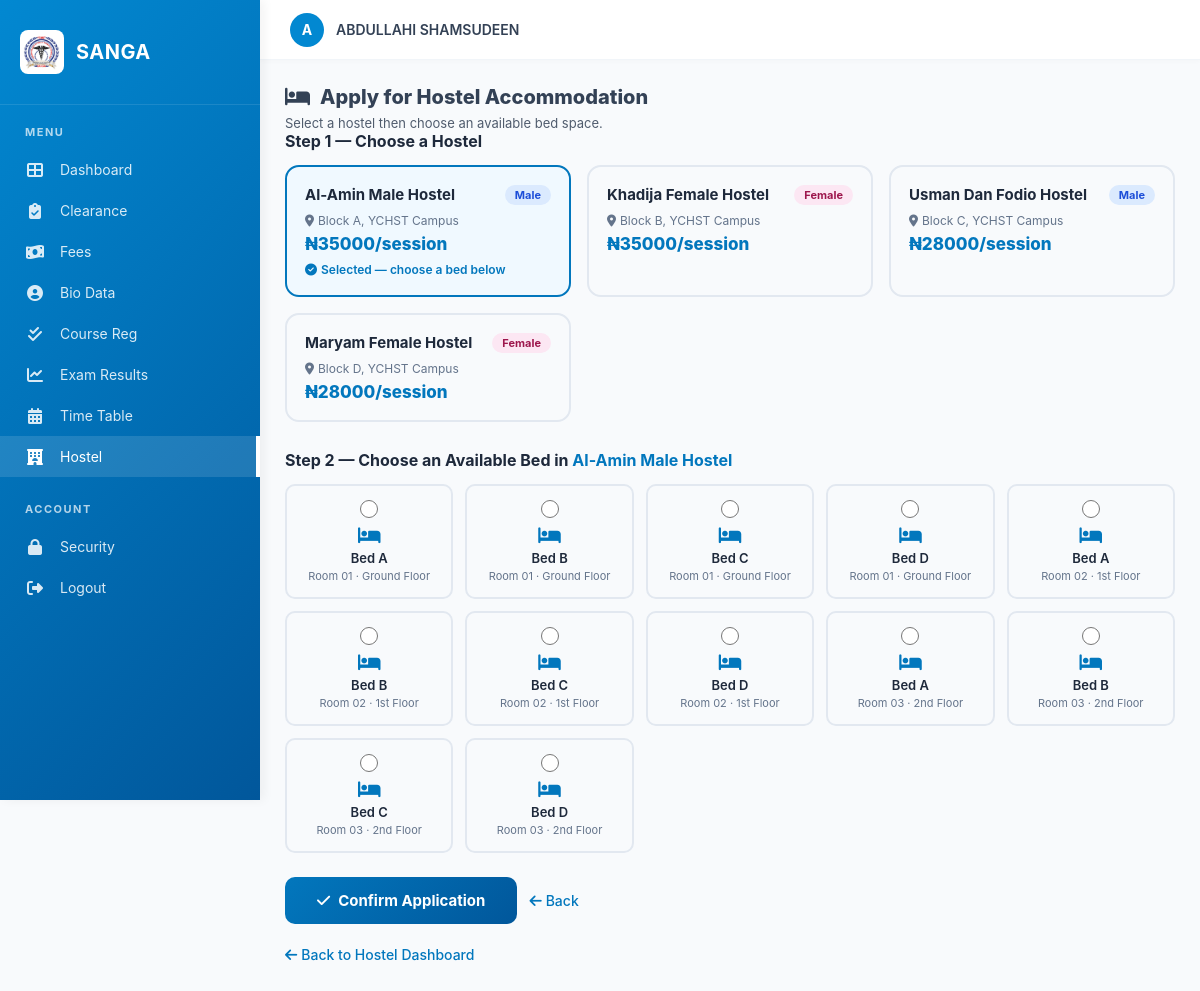
The page /hostel/apply/?hostel=1 (signed in) on the database its author committed.
### accounts/models.py (models this page shows, shortened)
class User(AbstractUser):
    ROLE_CHOICES = [
        ('student', 'Student'),
        ('applicant', 'Applicant'),
        ('lecturer', 'Lecturer'),
        ('practical_master', 'Practical Master'),
        ('hod', 'Head of Department'),
        ('hod_coordinator', 'HOD Coordinator'),
        ('dean_students_affairs', 'Dean of Students Affairs'),
        ('deputy_dean_students_affairs', 'Deputy Dean of Students Affairs'),
        ('academic_secretary', 'Academic Secretary'),
        ('provost', 'Provost'),
        ('registrar', 'Registrar'),
        ('deputy_registrar', 'Deputy Registrar'),
        ('exams_officer', 'Exams & Records Officer'),
        ('admin_officer', 'Admin Officer'),
        ('bursary', 'Bursar'),
        ('liaison_officer', 'Liaison Officer'),
        ('hostel_admin', 'Hostel Administrator'),
        ('ict_director', 'ICT Director'),
        ('director', 'Director'),
    ]
    ROLE_BADGE_COLORS = {
        'student': 'blue',
        'applicant': 'cyan',
        'lecturer': 'teal',
        'practical_master': 'emerald',
        'hod': 'indigo',
        'hod_coordinator': 'violet',
        'dean_students_affairs': 'red',
        'deputy_dean_students_affairs': 'pink',
        'academic_secretary': 'amber',
        'provost': 'orange',
        'registrar': 'green',
        'deputy_registrar': 'lime',
        'exams_officer': 'purple',
        'admin_officer': 'sky',
        'bursary': 'yellow',
        'liaison_officer': 'cyan',
        'hostel_admin': 'orange',
        'ict_director': 'slate',
        'director': 'black',
    }
    username = models.CharField(
        _('username'),
        max_length=50,
        unique=True,
        help_text=_('Required. 50 characters or fewer. Matric number for students.'),
        validators=[],  # Remove default validator to allow matric number format
        error_messages={
            'unique': _("A user with that username already exists."),
        },
    )
    role = models.CharField(
        max_length=30,
        choices=ROLE_CHOICES,
        default='student',
        help_text="User role in the system"
    )
    must_change_password = models.BooleanField(
        default=False,
        help_text="Force user to change password on next login"
    )
    failed_login_attempts = models.PositiveIntegerField(default=0)
    account_locked_until = models.DateTimeField(null=True, blank=True)
    last_login_ip = models.GenericIPAddressField(null=True, blank=True)
    phone_regex = RegexValidator(
        regex=r'^\+?1?\d{9,15}$',
        message="Phone number must be entered in the format: '+999999999'. Up to 15 digits allowed."
    )
    phone_number = models.CharField(
        validators=[phone_regex],
        max_length=17,
        blank=True,
        help_text="Phone number in international format"
    )
    GENDER_CHOICES = [
        ('male', 'Male'),
        ('female', 'Female'),
        ('other', 'Other'),
    ]
    gender = models.CharField(
        max_length=10,
        choices=GENDER_CHOICES,
        blank=True,
        null=True
    )
    date_of_birth = models.DateField(null=True, blank=True)
    address = models.TextField(blank=True)
    profile_picture = models.ImageField(
        upload_to='profile_pictures/',
        null=True,
        blank=True
    )
    is_otp_verified = models.BooleanField(default=False)
    otp_secret = models.CharField(max_length=32, blank=True, null=True)
    two_fa_enabled = models.BooleanField(default=False)
    THEME_CHOICES = [('light', 'Light'), ('dark', 'Dark')]
    theme_preference = models.CharField(
        max_length=10, choices=THEME_CHOICES, default='light'
    )
    created_at = models.DateTimeField(auto_now_add=True)
    updated_at = models.DateTimeField(auto_now=True)
    class Meta:
        verbose_name = 'User'
        verbose_name_plural = 'Users'
    def get_role_display(self):
        return dict(self.ROLE_CHOICES).get(self.role, self.role)
    def get_role_badge_color(self):
        return self.ROLE_BADGE_COLORS.get(self.role, 'gray')
    @property
    def is_locked(self):
        if self.account_locked_until and self.account_locked_until > timezone.now():
            return True
        return False

### hostels/models.py (models this page shows, shortened)
class Hostel(models.Model):
    GENDER_CHOICES = [
        ('male', 'Male'),
        ('female', 'Female'),
    ]
    name = models.CharField(max_length=100)
    gender_category = models.CharField(max_length=10, choices=GENDER_CHOICES)
    location = models.CharField(max_length=200, blank=True)
    description = models.TextField(blank=True)
    price_per_session = models.DecimalField(max_digits=12, decimal_places=2, default=25000.00)
    created_at = models.DateTimeField(auto_now_add=True)

class BedSpace(models.Model):
    room = models.ForeignKey(Room, on_delete=models.CASCADE, related_name='bed_spaces')
    bed_identifier = models.CharField(max_length=10, help_text="e.g. Bed A, Bed B")
    is_available = models.BooleanField(default=True)

class Room(models.Model):
    hostel = models.ForeignKey(Hostel, on_delete=models.CASCADE, related_name='rooms')
    room_number = models.CharField(max_length=20)
    floor = models.CharField(max_length=20, blank=True)
    capacity = models.PositiveIntegerField(default=4)

### hostels/views.py (the view, shortened to what this page needs)
# urls.py: path('apply/', views.apply_for_bed, name='apply_allocation'),
@login_required
def apply_for_bed(request):
    user = request.user
    if HostelAllocation.objects.filter(
        student=user, status__in=['pending_payment', 'paid']
    ).exists():
        messages.warning(request, 'You already have an active hostel allocation.')
        return redirect('hostels:student_dashboard')
    hostel_id = request.GET.get('hostel')
    selected_hostel = None
    available_beds = []
    if hostel_id:
        selected_hostel = get_object_or_404(Hostel, pk=hostel_id)
        occupied_bed_ids = HostelAllocation.objects.filter(
            status__in=['pending_payment', 'paid']
        ).values_list('bed_space_id', flat=True)
        available_beds = BedSpace.objects.filter(
            room__hostel=selected_hostel,
            is_available=True,
        ).exclude(id__in=occupied_bed_ids).select_related('room')
    hostels = Hostel.objects.all()
    context = {
        'page_title': 'Apply for Hostel Accommodation',
        'hostels': hostels,
        'selected_hostel': selected_hostel,
        'available_beds': available_beds,
    }
    return render(request, 'hostels/apply.html', context)

### templates/hostels/apply.html (shortened to what this page needs)
{% extends 'base_student.html' %}
{% load static %}
{% block content %}
<div class="step-header">
  <h2 style="margin:0 0 6px;font-size:20px;font-weight:800;">
    <i class="fas fa-bed" style="margin-right:10px;"></i>Apply for Hostel Accommodation
  </h2>
  <p style="margin:0;opacity:.85;font-size:13px;">Select a hostel then choose an available bed space.</p>
</div>
<h3 style="font-size:16px;font-weight:700;color:#1e293b;margin:0 0 14px;">
  Step 1 — Choose a Hostel
</h3>
<div class="hostel-select-grid">
  {% for hostel in hostels %}
  <a href="{% url 'hostels:apply_allocation' %}?hostel={{ hostel.id }}"
     class="hostel-opt {% if selected_hostel.id == hostel.id %}selected{% endif %}"
     style="text-decoration:none;color:inherit;">
    <div style="display:flex;justify-content:space-between;align-items:flex-start;margin-bottom:8px;">
      <div style="font-size:15px;font-weight:700;color:#1e293b;">{{ hostel.name }}</div>
      <span style="background:{% if hostel.gender_category == 'male' %}#dbeafe{% else %}#fce7f3{% endif %};
                   color:{% if hostel.gender_category == 'male' %}#1d4ed8{% else %}#9d174d{% endif %};
                   padding:3px 10px;border-radius:999px;font-size:11px;font-weight:700;">
        {{ hostel.get_gender_category_display }}
      </span>
    </div>
    <div style="font-size:12px;color:#64748b;margin-bottom:6px;">
      <i class="fas fa-map-marker-alt" style="margin-right:4px;"></i>{{ hostel.location|default:"YCHST Campus" }}
    </div>
    <div style="font-size:17px;font-weight:800;color:#0277BD;">₦{{ hostel.price_per_session|floatformat:0 }}/session</div>
    {% if selected_hostel.id == hostel.id %}
    <div style="margin-top:8px;font-size:12px;color:#0277BD;font-weight:600;">
      <i class="fas fa-check-circle" style="margin-right:4px;"></i>Selected — choose a bed below
    </div>
    {% endif %}
  </a>
  {% empty %}
  <div style="grid-column:1/-1;text-align:center;padding:30px;color:#94a3b8;">
    No hostels configured yet.
  </div>
  {% endfor %}
</div>
{% if selected_hostel %}
<h3 style="font-size:16px;font-weight:700;color:#1e293b;margin:24px 0 14px;">
  Step 2 — Choose an Available Bed in <span style="color:#0277BD;">{{ selected_hostel.name }}</span>
</h3>
<form method="post" action="{% url 'hostels:apply_allocation' %}">
  {% if available_beds %}
  <div class="bed-grid">
    {% for bed in available_beds %}
    <div class="bed-option">
      <input type="radio" name="bed_space_id" id="bed_{{ bed.id }}" value="{{ bed.id }}" required>
      <label for="bed_{{ bed.id }}">
        <i class="fas fa-bed" style="font-size:18px;color:#0277BD;margin-bottom:6px;display:block;"></i>
        {{ bed.bed_identifier }}
      </label>
      <div class="room-info">Room {{ bed.room.room_number }}{% if bed.room.floor %} · {{ bed.room.floor }}{% endif %}</div>
    </div>
    {% endfor %}
  </div>
  <div style="margin-top:24px;display:flex;gap:12px;align-items:center;flex-wrap:wrap;">
    <button type="submit" class="submit-btn">
      <i class="fas fa-check" style="margin-right:8px;"></i>Confirm Application
    </button>
    <a href="{% url 'hostels:student_dashboard' %}" class="back-link">
      <i class="fas fa-arrow-left" style="margin-right:4px;"></i>Back
    </a>
  </div>
  {% endif %}
</form>
{% endif %}
<div style="margin-top:20px;">
  <a href="{% url 'hostels:student_dashboard' %}" class="back-link">
    <i class="fas fa-arrow-left" style="margin-right:4px;"></i>Back to Hostel Dashboard
  </a>
</div>
{% endblock %}

### templates/base_student.html (shortened to what this page needs)
{% load static %}
<!DOCTYPE html>
<html lang="en">
<head>
    <link rel="stylesheet" href="https://cdnjs.cloudflare.com/ajax/libs/font-awesome/6.4.0/css/all.min.css">
</head>
<body class="{% block body_class %}{% endblock %}">
    <div id="app-viewport" style="display:flex;">
        <aside class="custom-sidebar">
            <div class="sidebar-header">
                <img src="{% static 'img/logo.png' %}" alt="Logo">
                <h2>SANGA</h2>
            </div>
            <div class="nav-group">
                <div class="nav-title">Menu</div>
                <ul class="nav-list">
                    <li><a href="{% url 'portal:dashboard' %}" class="nav-link {% if request.resolver_match.url_name == 'dashboard' %}active{% endif %}"><i class="fas fa-th-large"></i> Dashboard</a></li>
                    <li><a href="{% url 'clearance:dashboard' %}" class="nav-link {% if 'clearance' in request.path %}active{% endif %}"><i class="fas fa-clipboard-check"></i> Clearance</a></li>
                    <li><a href="{% url 'portal:student_fees' %}" class="nav-link {% if 'fee' in request.path %}active{% endif %}"><i class="fas fa-money-bill-wave"></i> Fees</a></li>
                    <li><a href="{% url 'portal:profile' %}" class="nav-link {% if 'profile' in request.path %}active{% endif %}"><i class="fas fa-user-circle"></i> Bio Data</a></li>
                    <li><a href="{% url 'portal:course_registration' %}" class="nav-link {% if 'registration' in request.path %}active{% endif %}"><i class="fas fa-check-double"></i> Course Reg</a></li>
                    <li><a href="{% url 'portal:student_results' %}" class="nav-link {% if 'results' in request.path %}active{% endif %}"><i class="fas fa-chart-line"></i> Exam Results</a></li>
                    <li><a href="{% url 'portal:timetable' %}" class="nav-link {% if 'timetable' in request.path %}active{% endif %}"><i class="fas fa-calendar-alt"></i> Time Table</a></li>
                    <li><a href="{% url 'hostels:student_dashboard' %}" class="nav-link {% if 'hostel' in request.path %}active{% endif %}"><i class="fas fa-hotel"></i> Hostel</a></li>
                </ul>
            </div>
            <div class="nav-group">
                <div class="nav-title">Account</div>
                <ul class="nav-list">
                    <li><a href="{% url 'portal:change_password' %}" class="nav-link"><i class="fas fa-lock"></i> Security</a></li>
                    <li><a href="{% url 'portal:logout' %}" class="nav-link"><i class="fas fa-sign-out-alt"></i> Logout</a></li>
                </ul>
            </div>
        </aside>
        <main class="dashboard-main">
            <header class="custom-topbar">
                <div class="topbar-profile">
                    {% if user.profile_picture %}
                        <img src="{{ user.profile_picture.url }}" alt="Profile">
                    {% else %}
                        <div class="avatar-placeholder">{{ user.first_name|first|upper }}</div>
                    {% endif %}
                    <span>{{ user.get_full_name|default:user.username }}</span>
                </div>
            </header>
            <div class="page-content">
                {% block content %}{% endblock %}
            </div>
        </main>
    </div>
</body>
</html>

### rows shown on the page
User: first_name|first "A", get_full_name "ABDULLAHI SHAMSUDEEN"
Hostel: name "Al-Amin Male Hostel", gender_category "Male", location "Block A, YCHST Campus", price_per_session "35000", shows "Selected — choose a bed below"
Hostel: name "Khadija Female Hostel", gender_category "Female", location "Block B, YCHST Campus", price_per_session "35000"
Hostel: name "Usman Dan Fodio Hostel", gender_category "Male", location "Block C, YCHST Campus", price_per_session "28000"
Hostel: name "Maryam Female Hostel", gender_category "Female", location "Block D, YCHST Campus", price_per_session "28000"
BedSpace: bed_identifier "Bed A", room.room_number "01", room.floor "Ground Floor"
BedSpace: bed_identifier "Bed B", room.room_number "01", room.floor "Ground Floor"
BedSpace: bed_identifier "Bed C", room.room_number "01", room.floor "Ground Floor"
BedSpace: bed_identifier "Bed D", room.room_number "01", room.floor "Ground Floor"
BedSpace: bed_identifier "Bed A", room.room_number "02", room.floor "1st Floor"
BedSpace: bed_identifier "Bed B", room.room_number "02", room.floor "1st Floor"
BedSpace: bed_identifier "Bed C", room.room_number "02", room.floor "1st Floor"
BedSpace: bed_identifier "Bed D", room.room_number "02", room.floor "1st Floor"
BedSpace: bed_identifier "Bed A", room.room_number "03", room.floor "2nd Floor"
BedSpace: bed_identifier "Bed B", room.room_number "03", room.floor "2nd Floor"
BedSpace: bed_identifier "Bed C", room.room_number "03", room.floor "2nd Floor"
BedSpace: bed_identifier "Bed D", room.room_number "03", room.floor "2nd Floor"
